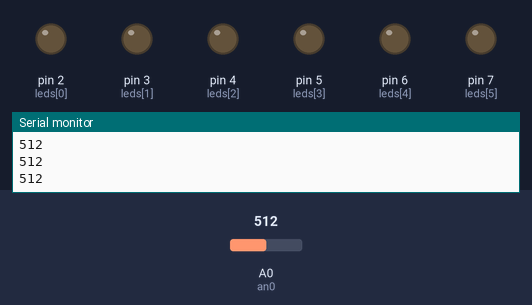
This sketch was run on a simulated Arduino Uno, built with avr-gcc and run on an emulated ATmega328P. Parts: output pins drawn as LEDs (lit = HIGH), the last lines printed to the serial monitor. Inputs (shaded band) come from the test bench; at power-on: A0 (an0) = 512.

Above: at 1.3 s.
1.4 s: A0 (an0) set to 218
3.2 s: A0 (an0) set to 192
At 5.2 s:
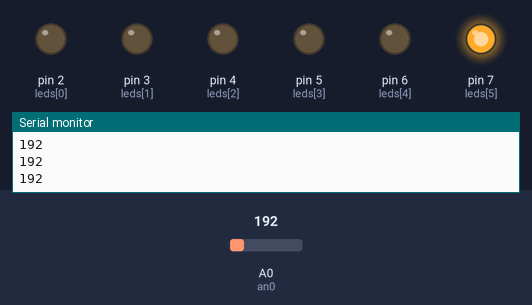
5.5 s: A0 (an0) set to 174
7.3 s: A0 (an0) set to 144
At 9.4 s:
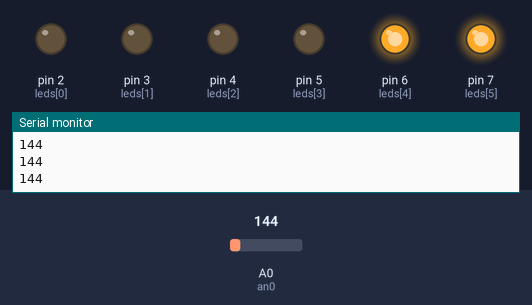
9.7 s: A0 (an0) set to 115
At 11.0 s:
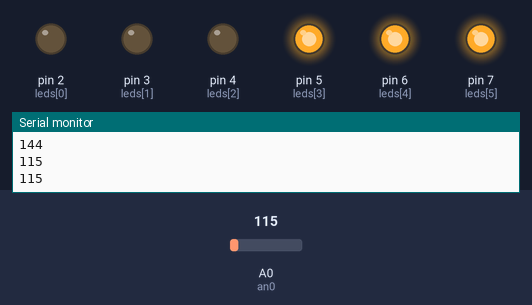
11.9 s: A0 (an0) set to 122
At 13.9 s:
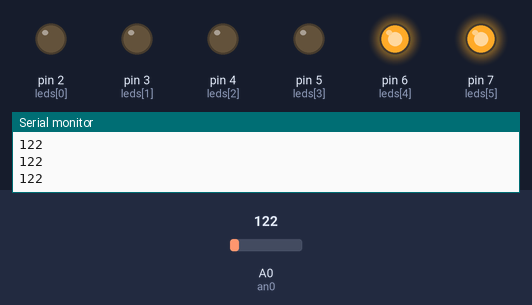
Timing chart, 0 to 15.2 s (numbered marks = the images above; inputs shaded):
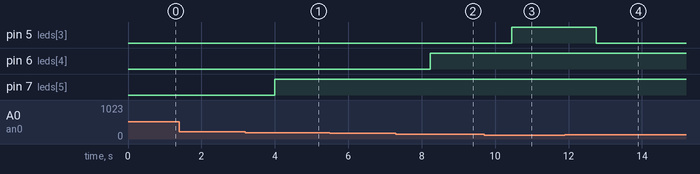

Measured:
- the behaviour switches between 211 and 210 on A0 (an0) (found by bisection; images 0 and 1)
- the behaviour switches between 161 and 160 on A0 (an0) (found by bisection; images 1 and 2)
- the behaviour switches between 121 and 120 on A0 (an0) (found by bisection; images 2 and 3)
- after the input at 3.2 s, pin 7 (leds[5]): LOW → HIGH after 0.80 s
- after the input at 7.3 s, pin 6 (leds[4]): LOW → HIGH after 0.93 s
- after the input at 9.7 s, pin 5 (leds[3]): LOW → HIGH after 0.76 s
- after the input at 11.9 s, pin 5 (leds[3]): HIGH → LOW after 0.86 s

The sketch:

Sensor_de_luz.ino
```cpp
// ------------------------------------------------------------------------------------------------------------
// Defines/Variables
// ------------------------------------------------------------------------------------------------------------

#define an0 A0
int leds [] = {2, 3, 4, 5, 6, 7};
int luz [] = {15, 40, 80, 120, 160, 210};
int vldr = 0;

// ------------------------------------------------------------------------------------------------------------
// Functions
// ------------------------------------------------------------------------------------------------------------

void LigarLed(int brilho, int led) {
  if (vldr <= brilho) {
    digitalWrite(led, HIGH);
    delay(25);
  } else {

    digitalWrite(led, LOW);
  }
}

// ------------------------------------------------------------------------------------------------------------
// Source
// ------------------------------------------------------------------------------------------------------------


void setup() {
  pinMode(an0, INPUT);
  Serial.begin(9600);
  for(int i=0; i<6; i++) {
    pinMode(leds[i], OUTPUT);
    Serial.println(leds[i]);
  }
}
void loop() {
  vldr = analogRead(an0);
  Serial.println(vldr);
  delay(500);
  LigarLed(luz[5], leds[5]);
  LigarLed(luz[4], leds[4]);
  LigarLed(luz[3], leds[3]);
  LigarLed(luz[2], leds[2]);
  LigarLed(luz[1], leds[1]);
  LigarLed(luz[0], leds[0]);
}
```
